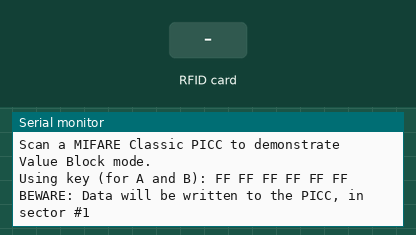
The sketch below on a simulated ESP8266 (NodeMCU). Parts: the last lines printed to the serial monitor. The inputs (shaded band) are chosen by the test bench.

Above: at 1.3 s.
1.4 s: RFID card 5E 7A 19 C4 held to the reader
At 2.6 s:
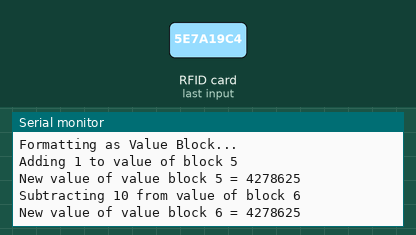
2.9 s: RFID card 5E 7A 19 C4 held to the reader
At 3.06 s:
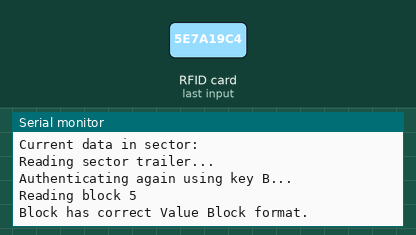

Measured:
- after the input at 1.4 s, the serial monitor: prints a new line at once (image 1)
- after the input at 2.9 s, the serial monitor: prints a new line after 0.15 s (image 2)

The sketch:

MifareClassicValueBlock.ino
```cpp
/**
 * ----------------------------------------------------------------------------
 * This is a MFRC522 library example; see https://github.com/miguelbalboa/rfid
 * for further details and other examples.
 *
 * NOTE: The library file MFRC522.h has a lot of useful info. Please read it.
 *
 * Released into the public domain.
 * ----------------------------------------------------------------------------
 * This sample shows how to setup blocks on a MIFARE Classic PICC (= card/tag)
 * to be in "Value Block" mode: in this mode the operations Increment/Decrement,
 * Restore and Transfer can be used.
 *
 * BEWARE: Data will be written to the PICC, in sector #1 (blocks #4 to #7).
 *
 *
 * Typical pin layout used:
 * -----------------------------------------------------------------------------------------
 *             MFRC522      Arduino       Arduino   Arduino    Arduino          Arduino
 *             Reader/PCD   Uno/101       Mega      Nano v3    Leonardo/Micro   Pro Micro
 * Signal      Pin          Pin           Pin       Pin        Pin              Pin
 * -----------------------------------------------------------------------------------------
 * RST/Reset   RST          9             5         D9         RESET/ICSP-5     RST
 * SPI SS      SDA(SS)      10            53        D10        10               10
 * SPI MOSI    MOSI         11 / ICSP-4   51        D11        ICSP-4           16
 * SPI MISO    MISO         12 / ICSP-1   50        D12        ICSP-1           14
 * SPI SCK     SCK          13 / ICSP-3   52        D13        ICSP-3           15
 *
 * More pin layouts for other boards can be found here: https://github.com/miguelbalboa/rfid#pin-layout
 *
 */

#include <SPI.h>
#include <MFRC522.h>

#define RST_PIN         D1           // Configurable, see typical pin layout above
#define SS_PIN          D2          // Configurable, see typical pin layout above

MFRC522 mfrc522(SS_PIN, RST_PIN);   // Create MFRC522 instance.

MFRC522::MIFARE_Key key;

/**
 * Initialize.
 */
void setup() {
    Serial.begin(9600);	// Initialize serial communications with the PC
    while (!Serial);    // Do nothing if no serial port is opened (added for Arduinos based on ATMEGA32U4)
    SPI.begin();		// Init SPI bus
    mfrc522.PCD_Init();	// Init MFRC522 card

    // Prepare the key (used both as key A and as key B)
    // using FFFFFFFFFFFFh which is the default at chip delivery from the factory
    for (byte i = 0; i < 6; i++) {
        key.keyByte[i] = 0xFF;
    }

    Serial.println(F("Scan a MIFARE Classic PICC to demonstrate Value Block mode."));
    Serial.print(F("Using key (for A and B):"));
    dump_byte_array(key.keyByte, MFRC522::MF_KEY_SIZE);
    Serial.println();

    Serial.println(F("BEWARE: Data will be written to the PICC, in sector #1"));
}

/**
 * Main loop.
 */
void loop() {
    // Reset the loop if no new card present on the sensor/reader. This saves the entire process when idle.
    if ( ! mfrc522.PICC_IsNewCardPresent())
        return;

    // Select one of the cards
    if ( ! mfrc522.PICC_ReadCardSerial())
        return;

    // Show some details of the PICC (that is: the tag/card)
    Serial.print(F("Card UID:"));
    dump_byte_array(mfrc522.uid.uidByte, mfrc522.uid.size);
    Serial.println();
    Serial.print(F("PICC type: "));
    MFRC522::PICC_Type piccType = mfrc522.PICC_GetType(mfrc522.uid.sak);
    Serial.println(mfrc522.PICC_GetTypeName(piccType));

    // Check for compatibility
    if (    piccType != MFRC522::PICC_TYPE_MIFARE_MINI
        &&  piccType != MFRC522::PICC_TYPE_MIFARE_1K
        &&  piccType != MFRC522::PICC_TYPE_MIFARE_4K) {
        Serial.println(F("This sample only works with MIFARE Classic cards."));
        return;
    }

    // In this sample we use the second sector,
    // that is: sector #1, covering block #4 up to and including block #7
    byte sector         = 1;
    byte valueBlockA    = 5;
    byte valueBlockB    = 6;
    byte trailerBlock   = 7;
    MFRC522::StatusCode status;
    byte buffer[18];
    byte size = sizeof(buffer);
    int32_t value;

    // Authenticate using key A
    Serial.println(F("Authenticating using key A..."));
    status = mfrc522.PCD_Authenticate(MFRC522::PICC_CMD_MF_AUTH_KEY_A, trailerBlock, &key, &(mfrc522.uid));
    if (status != MFRC522::STATUS_OK) {
        Serial.print(F("PCD_Authenticate() failed: "));
        Serial.println(mfrc522.GetStatusCodeName(status));
        return;
    }

    // Show the whole sector as it currently is
    Serial.println(F("Current data in sector:"));
    mfrc522.PICC_DumpMifareClassicSectorToSerial(&(mfrc522.uid), &key, sector);
    Serial.println();

    // We need a sector trailer that defines blocks 5 and 6 as Value Blocks and enables key B
    // The last block in a sector (block #3 for Mifare Classic 1K) is the Sector Trailer.
    // See http://www.nxp.com/documents/data_sheet/MF1S503x.pdf sections 8.6 and 8.7:
    //      Bytes 0-5:   Key A
    //      Bytes 6-8:   Access Bits
    //      Bytes 9:     User data
    //      Bytes 10-15: Key B (or user data)
    byte trailerBuffer[] = {
        255, 255, 255, 255, 255, 255,       // Keep default key A
        0, 0, 0,
        0,
        255, 255, 255, 255, 255, 255};      // Keep default key B
    // The access bits are stored in a peculiar fashion.
    // There are four groups:
    //      g[0]    Access bits for block 0 (for sectors 0-31)
    //              or blocks 0-4 (for sectors 32-39)
    //      g[1]    Access bits for block 1 (for sectors 0-31)
    //              or blocks 5-9 (for sectors 32-39)
    //      g[2]    Access bits for block 2 (for sectors 0-31)
    //              or blocks 10-14 (for sectors 32-39)
    //      g[3]    Access bits for the Sector Trailer: block 3 (for sectors 0-31)
    //              or block 15 (for sectors 32-39)
    // Each group has access bits [C1 C2 C3], in this code C1 is MSB and C3 is LSB.
    // Determine the bit pattern needed using MIFARE_SetAccessBits:
    //      g0=0    access bits for block 0 (of this sector) using [0 0 0] = 000b = 0
    //              which means key A|B have r/w for block 0 of this sector
    //              which (in this example) translates to block #4 within sector #1;
    //              this is the transport configuration (at factory delivery).
    //      g1=6    access bits for block 1 (of this sector) using [1 1 0] = 110b = 6
    //              which means block 1 (of this sector) is used as a value block,
    //              which (in this example) translates to block #5 within sector #1;
    //              where key A|B have r, key B has w, key B can increment,
    //              and key A|B can decrement, transfer, and restore.
    //      g2=6    same thing for block 2 (of this sector): set it to a value block;
    //              which (in this example) translates to block #6 within sector #1;
    //      g3=3    access bits for block 3 (of this sector): the Sector Trailer here;
    //              using [0 1 1] = 011b = 3 which means only key B has r/w access
    //              to the Sector Trailer (block 3 of this sector) from now on
    //              which (in this example) translates to block #7 within sector #1;
    mfrc522.MIFARE_SetAccessBits(&trailerBuffer[6], 0, 6, 6, 3);

    // Read the sector trailer as it is currently stored on the PICC
    Serial.println(F("Reading sector trailer..."));
    status = mfrc522.MIFARE_Read(trailerBlock, buffer, &size);
    if (status != MFRC522::STATUS_OK) {
        Serial.print(F("MIFARE_Read() failed: "));
        Serial.println(mfrc522.GetStatusCodeName(status));
        return;
    }
    // Check if it matches the desired access pattern already;
    // because if it does, we don't need to write it again...
    if (    buffer[6] != trailerBuffer[6]
        ||  buffer[7] != trailerBuffer[7]
        ||  buffer[8] != trailerBuffer[8]) {
        // They don't match (yet), so write it to the PICC
        Serial.println(F("Writing new sector trailer..."));
        status = mfrc522.MIFARE_Write(trailerBlock, trailerBuffer, 16);
        if (status != MFRC522::STATUS_OK) {
            Serial.print(F("MIFARE_Write() failed: "));
            Serial.println(mfrc522.GetStatusCodeName(status));
            return;
        }
    }

    // Authenticate using key B
    Serial.println(F("Authenticating again using key B..."));
    status = mfrc522.PCD_Authenticate(MFRC522::PICC_CMD_MF_AUTH_KEY_B, trailerBlock, &key, &(mfrc522.uid));
    if (status != MFRC522::STATUS_OK) {
        Serial.print(F("PCD_Authenticate() failed: "));
        Serial.println(mfrc522.GetStatusCodeName(status));
        return;
    }

    // A value block has a 32 bit signed value stored three times
    // and an 8 bit address stored 4 times. Make sure that valueBlockA
    // and valueBlockB have that format (note that it will only format
    // the block when it doesn't comply to the expected format already).
    formatValueBlock(valueBlockA);
    formatValueBlock(valueBlockB);

    // Add 1 to the value of valueBlockA and store the result in valueBlockA.
    Serial.print("Adding 1 to value of block "); Serial.println(valueBlockA);
    status = mfrc522.MIFARE_Increment(valueBlockA, 1);
    if (status != MFRC522::STATUS_OK) {
        Serial.print(F("MIFARE_Increment() failed: "));
        Serial.println(mfrc522.GetStatusCodeName(status));
        return;
    }
    status = mfrc522.MIFARE_Transfer(valueBlockA);
    if (status != MFRC522::STATUS_OK) {
        Serial.print(F("MIFARE_Transfer() failed: "));
        Serial.println(mfrc522.GetStatusCodeName(status));
        return;
    }
    // Show the new value of valueBlockA
    status = mfrc522.MIFARE_GetValue(valueBlockA, &value);
    if (status != MFRC522::STATUS_OK) {
        Serial.print(F("mifare_GetValue() failed: "));
        Serial.println(mfrc522.GetStatusCodeName(status));
        return;
    }
    Serial.print("New value of value block "); Serial.print(valueBlockA);
    Serial.print(" = "); Serial.println(value);

    // Decrement 10 from the value of valueBlockB and store the result in valueBlockB.
    Serial.print("Subtracting 10 from value of block "); Serial.println(valueBlockB);
    status = mfrc522.MIFARE_Decrement(valueBlockB, 10);
    if (status != MFRC522::STATUS_OK) {
        Serial.print(F("MIFARE_Decrement() failed: "));
        Serial.println(mfrc522.GetStatusCodeName(status));
        return;
    }
    status = mfrc522.MIFARE_Transfer(valueBlockB);
    if (status != MFRC522::STATUS_OK) {
        Serial.print(F("MIFARE_Transfer() failed: "));
        Serial.println(mfrc522.GetStatusCodeName(status));
        return;
    }
    // Show the new value of valueBlockB
    status = mfrc522.MIFARE_GetValue(valueBlockB, &value);
    if (status != MFRC522::STATUS_OK) {
        Serial.print(F("mifare_GetValue() failed: "));
        Serial.println(mfrc522.GetStatusCodeName(status));
        return;
    }
    Serial.print(F("New value of value block ")); Serial.print(valueBlockB);
    Serial.print(F(" = ")); Serial.println(value);
    // Check some boundary...
    if (value <= -100) {
        Serial.println(F("Below -100, so resetting it to 255 = 0xFF just for fun..."));
        status = mfrc522.MIFARE_SetValue(valueBlockB, 255);
        if (status != MFRC522::STATUS_OK) {
            Serial.print(F("mifare_SetValue() failed: "));
            Serial.println(mfrc522.GetStatusCodeName(status));
            return;
        }
    }

    // Dump the sector data
    mfrc522.PICC_DumpMifareClassicSectorToSerial(&(mfrc522.uid), &key, sector);
    Serial.println();

    // Halt PICC
    mfrc522.PICC_HaltA();
    // Stop encryption on PCD
    mfrc522.PCD_StopCrypto1();
}

/**
 * Helper routine to dump a byte array as hex values to Serial.
 */
void dump_byte_array(byte *buffer, byte bufferSize) {
    for (byte i = 0; i < bufferSize; i++) {
        Serial.print(buffer[i] < 0x10 ? " 0" : " ");
        Serial.print(buffer[i], HEX);
    }
}

/**
 * Ensure that a given block is formatted as a Value Block.
 */
void formatValueBlock(byte blockAddr) {
    byte buffer[18];
    byte size = sizeof(buffer);
    MFRC522::StatusCode status;

    Serial.print(F("Reading block ")); Serial.println(blockAddr);
    status = mfrc522.MIFARE_Read(blockAddr, buffer, &size);
    if (status != MFRC522::STATUS_OK) {
        Serial.print(F("MIFARE_Read() failed: "));
        Serial.println(mfrc522.GetStatusCodeName(status));
        return;
    }

    if (    (buffer[0] == (byte)~buffer[4])
        &&  (buffer[1] == (byte)~buffer[5])
        &&  (buffer[2] == (byte)~buffer[6])
        &&  (buffer[3] == (byte)~buffer[7])

        &&  (buffer[0] == buffer[8])
        &&  (buffer[1] == buffer[9])
        &&  (buffer[2] == buffer[10])
        &&  (buffer[3] == buffer[11])

        &&  (buffer[12] == (byte)~buffer[13])
        &&  (buffer[12] ==        buffer[14])
        &&  (buffer[12] == (byte)~buffer[15])) {
        Serial.println(F("Block has correct Value Block format."));
    }
    else {
        Serial.println(F("Formatting as Value Block..."));
        byte valueBlock[] = {
            0, 0, 0, 0,
            255, 255, 255, 255,
            0, 0, 0, 0,
            blockAddr, ~blockAddr, blockAddr, ~blockAddr };
        status = mfrc522.MIFARE_Write(blockAddr, valueBlock, 16);
        if (status != MFRC522::STATUS_OK) {
            Serial.print(F("MIFARE_Write() failed: "));
            Serial.println(mfrc522.GetStatusCodeName(status));
        }
    }
}
```
